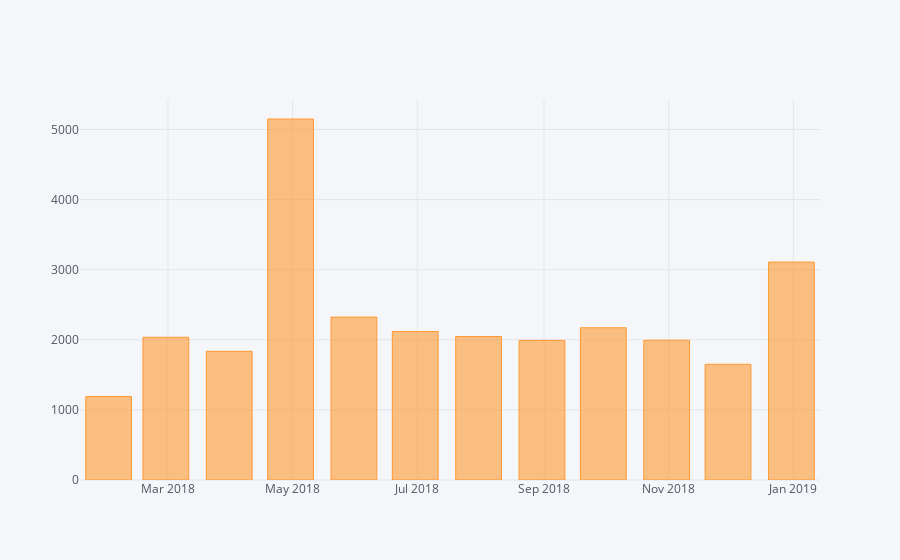

Notebook code for this chart:
### Code cell
# Grocery History
df18.amount.resample('M').sum().iplot(kind='bar')

### Figure 1 — Plotly figure (JSON) as saved in the notebook; plotly's stock layout.template omitted (floating-point values rounded to 4 significant figures)
{"data": [{"marker": {"color": "rgba(255, 153, 51, 0.6)", "line": {"color": "rgba(255, 153, 51, 1.0)", "width": 1}}, "name": "amount", "orientation": "v", "text": "", "type": "bar", "uid": "670a8aa5-7a92-4986-8abe-906a960be52b", "x": ["2018-01-31", "2018-02-28", "2018-03-31", "2018-04-30", "2018-05-31", "2018-06-30", "2018-07-31", "2018-08-31", "2018-09-30", "2018-10-31", "2018-11-30", "2018-12-31"], "y": [1191.0, 2036.0, 1836.0, 5149.0, 2324.0, 2118.0, 2047.0, 1992.0, 2172.0, 1993.0, 1650.0, 3109.0]}], "layout": {"legend": {"bgcolor": "#F5F6F9", "font": {"color": "#4D5663"}}, "paper_bgcolor": "#F5F6F9", "plot_bgcolor": "#F5F6F9", "title": {"font": {"color": "#4D5663"}}, "xaxis": {"gridcolor": "#E1E5ED", "showgrid": true, "tickfont": {"color": "#4D5663"}, "title": {"font": {"color": "#4D5663"}, "text": ""}, "zerolinecolor": "#E1E5ED"}, "yaxis": {"gridcolor": "#E1E5ED", "showgrid": true, "tickfont": {"color": "#4D5663"}, "title": {"font": {"color": "#4D5663"}, "text": ""}, "zerolinecolor": "#E1E5ED"}}}
